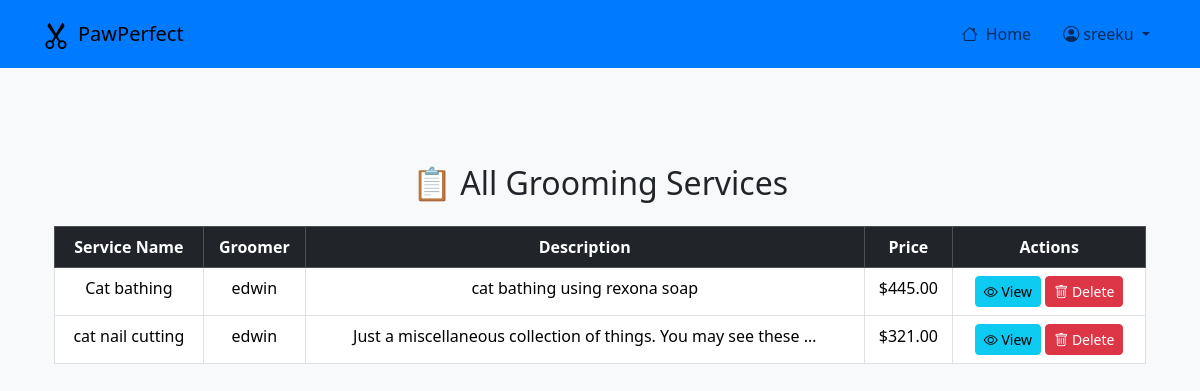
Screenshot of /manage_services/ (signed in) with the database file from the repository.
### userauth/models.py (models this page shows, shortened)
class User(AbstractUser):
    ROLE_CHOICES = [
        ('owner', 'Pet Owner'),
        ('groomer', 'Groomer'),
    ]
    role = models.CharField(max_length=20, choices=ROLE_CHOICES, default='owner')
    is_approved = models.BooleanField(default=False)
    phone_number = models.CharField(max_length=15, blank=True, null=True)  # New field added

### groom_interface/models.py (models this page shows, shortened)
class Service(models.Model):
    groomer = models.ForeignKey(User, on_delete=models.CASCADE, related_name="services")
    name = models.CharField(max_length=255)
    description = models.TextField(blank=True, null=True)
    price = models.DecimalField(max_digits=6, decimal_places=2)
    availability = models.BooleanField(default=True)
    image = models.ImageField(upload_to='services/', blank=True, null=True)  # New field for image

### admin_panel/views.py (the view)
# urls.py: path('manage_services/', views.all_services, name='all_services'),
@login_required
def all_services(request):
    services = Service.objects.select_related('groomer').all()
    return render(request, 'manage_groomers/all_services.html', {'services': services})

### admin_panel/templates/manage_groomers/all_services.html (shortened to what this page needs)
{% extends "base.html" %}
{% block content %}
<div class="container mt-5">
    <h2 class="mb-4 text-center">📋 All Grooming Services</h2>
    {% if services %}
        <div class="table-responsive">
            <table class="table table-bordered table-hover text-center">
                <thead class="table-dark">
                    <tr>
                        <th>Service Name</th>
                        <th>Groomer</th>
                        <th>Description</th>
                        <th>Price</th>
                        <th>Actions</th>
                    </tr>
                </thead>
                <tbody>
                    {% for service in services %}
                        <tr>
                            <td>{{ service.name }}</td>
                            <td>{{ service.groomer.username }}</td>
                            <td>{{ service.description|truncatewords:10 }}</td>
                            <td>${{ service.price }}</td>
                            <td>
                                <a href="{% url 'view_service' service.id %}" class="btn btn-info btn-sm">
                                    <i class="bi bi-eye"></i> View
                                </a>
                                <form action="{% url 'delete_service' service.id %}" method="post" class="d-inline">
                                    <button type="submit" class="btn btn-danger btn-sm" onclick="return confirm('Are you sure you want to delete this service?');">
                                        <i class="bi bi-trash"></i> Delete
                                    </button>
                                </form>
                            </td>
                        </tr>
                    {% endfor %}
                </tbody>
            </table>
        </div>
    {% else %}
        <p class="text-center text-muted">No services available.</p>
    {% endif %}
</div>
{% endblock %}

### userauth/templates/base.html (shortened to what this page needs)
{% load static %}
<!DOCTYPE html>
<html lang="en">
<head>
    <link href="https://cdn.jsdelivr.net/npm/bootstrap@5.3.2/dist/css/bootstrap.min.css" rel="stylesheet">
    <link href="https://cdn.jsdelivr.net/npm/bootstrap-icons/font/bootstrap-icons.css" rel="stylesheet">
    <link rel="stylesheet" href="{% static 'userauth/css/style.css' %}">
    <link rel="stylesheet" href="{% static 'groom_interface/css/style.css' %}">
</head>
<body class="bg-light">
    <header class="sticky-top">
        <nav class="navbar navbar-expand-lg navbar-light" style="background-color: #007bff;">
            <div class="container">
                <a class="navbar-brand d-flex align-items-center gap-2" href="{% url 'home' %}">
                    <i class="bi bi-scissors fs-3"></i>
                    <span class="brand-text">PawPerfect</span>
                </a>
                <div class="collapse navbar-collapse" id="navbarNav">
                    <ul class="navbar-nav ms-auto align-items-center gap-3">
                        {% if request.path != '/login/' and request.path != '/signup/' %}
                            <li class="nav-item">
                                <a class="nav-link" href="{% url 'home' %}">
                                    <i class="bi bi-house me-2"></i>Home
                                </a>
                            </li>
                        {% endif %}
                        {% if not user.is_authenticated %}
                            <li class="nav-item">
                                <a class="nav-link" href="{% url 'login' %}">
                                    <i class="bi bi-box-arrow-in-right me-2"></i>Login
                                </a>
                            </li>
                        {% else %}
                            <li class="nav-item dropdown">
                                <a class="nav-link dropdown-toggle" href="#" id="profileDropdown" role="button" data-bs-toggle="dropdown" aria-expanded="false">
                                    <i class="bi bi-person-circle"></i> {{ user.username }}
                                </a>
                            </li>
                        {% endif %}
                    </ul>
                </div>
            </div>
        </nav>
    </header>
    <main class="container py-5">
        {% block content %}{% endblock %}
    </main>
</body>
</html>

### rows the page displays
User: username "sreeku"
Service: name "Cat bathing", groomer.username "edwin", description "cat bathing using rexona soap", price "445.00"
Service: name "cat nail cutting", groomer.username "edwin", description "Just a miscellaneous collection of things. You may see these …", price "321.00"
